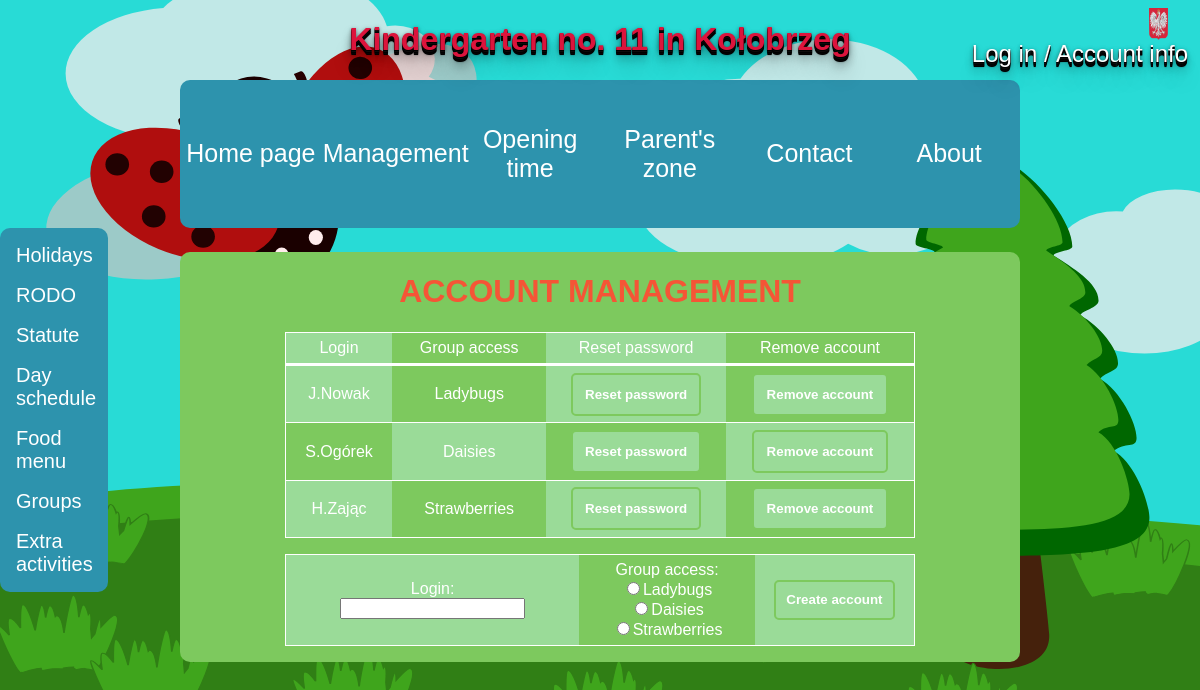
Screenshot of /PAGES/management.php (signed in) with the database file from the repository.
### tables this page shows
CREATE TABLE `accounts` (
  `id` int(10) UNSIGNED NOT NULL,
  `Account_types_id` int(10) UNSIGNED NOT NULL,
  `Groups_id` int(10) UNSIGNED DEFAULT NULL,
  `login` varchar(45) NOT NULL,
  `passphrase` varchar(255) NOT NULL
);

CREATE TABLE `groups` (
  `id` int(10) UNSIGNED NOT NULL,
  `name` varchar(20) NOT NULL,
  `details` varchar(255) DEFAULT NULL
);

### PAGES/management.php (the view, shortened to what this page needs)
<!DOCTYPE html>
<html>
<head>
<link rel="stylesheet" type="text/css" href="../CSS/style.css">
</head>
<body>
<div id="container">
<div id="baner">
<h1>Kindergarten no. 11 in Kołobrzeg</h1>
    <div id="left_top">
        <img src="../IMAGES/godlo.png" id="godlo">
        <a href="login.php" id="logowanie">Log in / Account info</a>
    </div>
</div>
<div id="menu">
<table id="tabela_menu">
<tr>
<td><a href="index.html">Home page</a></td>
<td><a href="management.php">Management</a></td>
<td><a href="hours.html">Opening time </a></td>
<td><a href="parents.php">Parent's zone</a></td>
<td><a href="contact.html">Contact</a></td>
<td><a href="about.html">About</a></td>
</tr>
</table>
</div>
<div id="left">
<table id="tabela_left">
<tr>
<td><a href="holidays.html" id="holidays">Holidays</a></td>
</tr>
<tr>
<td><a href="" id="rodoo">RODO</a></td>
</tr>
<tr>
<td><a href="statut.html" id="statute">Statute</a></td>
</tr>
<tr>
<td><a href="day.html" id="schedule">Day schedule</a></td>
</tr>
<tr>
<td><a href="food.html" id="foodd">Food menu</a></td>
</tr>
<tr>
<td><a href="groups.html" id="groups">Groups</a></td>
</tr>
<tr>
<td><a href="extra.html" id="activities">Extra activities</a></td>
</tr>
</table>
</div>
<div id="mid">
<h1 id="group">ACCOUNT MANAGEMENT</h1>
<?php
    $conn = mysqli_connect("127.0.0.1", "root", "", "przedszkole_Adamczyk_Chojnacki");
    if (!$conn) {
        echo "Couldn't connect to database.";
    }
    else {
        echo "<p><table class='group_info'>";
        $_query1 = "SELECT `accounts`.`id` as 'id', `groups`.`name` as 'group_name', `login` FROM accounts
        JOIN groups ON Groups_id = `groups`.`id`;";
        $query = mysqli_query($conn, $_query1);
        echo "
        <tr class='group_info'>
            <td class='group_info'>Login</td>
            <td class='group_info_2'>Group access</td>
            <td class='group_info'>Reset password</td>
            <td class='group_info_2'>Remove account</td>
        </tr>";
        $light = FALSE;
        while ($row = mysqli_fetch_array($query)) {
            echo "<tr class='group_info_2'>";
            if ($light) {
                echo "
                <td class='group_info_2'>".$row['login']."</td>
                <td class='group_info'>".$row['group_name']."</td>
                <td class='group_info_2'><form method='POST'>
                <input type='hidden' name='account_id' value='".$row['id']."'>
                <input class='submit_button' type='submit' name='reset_password' value='Reset password'>
                </form></td>
                <td class='group_info'><form method='POST'>
                <input type='hidden' name='account_id' value='".$row['id']."'>";
                if ($row['id'] == $_SESSION['account_id']) echo "You can't remove your own account.";
                else echo "<input class='submit_button' type='submit' name='remove_account' value='Remove account'>";
                echo "</form></td>";
            }
            else {
                echo "
                <td class='group_info'>".$row['login']."</td>
                <td class='group_info_2'>".$row['group_name']."</td>
                <td class='group_info'><form method='POST'>
                <input type='hidden' name='account_id' value='".$row['id']."'>
                <input class='submit_button' type='submit' name='reset_password' value='Reset password'>
                </form></td>
                <td class='group_info_2'><form method='POST'>
                <input type='hidden' name='account_id' value='".$row['id']."'>";
                if ($row['id'] == $_SESSION['account_id']) echo "You can't remove your own account.";
                else echo "<input class='submit_button' type='submit' name='remove_account' value='Remove account'>";
                echo "</form></td>";
            }
            echo "</tr>";
            $light = !$light;
        }
        echo "</table>";
        echo "</p><p><form method='POST'><table class='group_info'>
        <tr class='group_info_2'>
            <td class='group_info'>Login:<br><input type='text' name='login'></td>
            <td class='group_info_2'>Group access:<br>
            <label><input type='radio' name='group_access' value='1'>Ladybugs</label><br>
            <label><input type='radio' name='group_access' value='2'>Daisies</label><br>
            <label><input type='radio' name='group_access' value='3'>Strawberries</label></td>
            <td class='group_info'><input type='submit' class='submit_button' name='create_account' value='Create account'></td>
        </tr></table></form></p>";
    }
?>
</div>
</div>
</body>
</html>

### CSS/style.css (style rules this page uses)
* { font-family: 'Arial'; }
body { background-image: url('../IMAGES/bg_export.svg'); background-repeat: no-repeat; background-size: cover; background-color: #307f15ff; }
#container { height: 100%; position: absolute; top: 0; left: 0; width: 100%; }
#baner { text-align: center; font-family: 'Franklin Gothic Medium'; color:#DC143C; text-shadow: 0 1px 0 #000000, 0 2px 0 #0e0b0b, 0 3px 0 #000000, 0 4px 0 #050303, 0 5px 0 #000000, 0 6px 1px rgba(0,0,0,.1), 0 0 5px rgba(0,0,0,.1), 0 1px 3px rgba(0,0,0,.3), 0 3px 5px rgba(0,0,0,.2), 0 5px 10px rgba(0,0,0,.25), 0 10px 10px rgba(0,0,0,.2), 0 20px 20px rgba(0,0,0,.15); }
#tabela_menu { padding-top: 5%; padding-bottom: 5%; font-size: 25px; width: 100%; table-layout: fixed; }
td { text-align: center; }
#menu { text-align: center; background-color: #2D93AD; width: 70%; margin-left: 15%; border-radius: 10px; max-height: 20%; }
#godlo { height: 100%; margin-right: 20px; margin-left: 20px; float: right; }
#logowanie { font-size: 150%; float: right; vertical-align: middle; }
a:link { color: white; }
a { text-decoration: none; }
#left_top { position: absolute; top: 1%; right: 1%; width: 20%; height: 4%; text-align: left; }
#left { background-color:#2D93AD; width: 9%; color: white; border-radius: 10px; float: left; }
#tabela_left { border-spacing: 15px; font-size: 20px; }
#holidays,#schedule,#rodo,#statute,#foodd,#groups,#activities,#rodoo { float: left; text-align: left; }
#mid { background-color: #7DC95E; border-radius: 10px; color: white; margin-top: 2%; position: absolute; width: 70%; left: 15%; margin-bottom: 5%; }
#group { text-align: center; color: #F55536; }
#foodd { color:white; }
img { width: 8%; height: 14%; }
table.group_info { border-color: white; border-style: solid; border-width: 1px; margin-left: auto; margin-right: auto; width: 75%; border-collapse: collapse; }
td.group_info { background-color: #9ADB98; padding: 1%; }
td.group_info_2 { padding: 1%; }
tr.group_info { border-bottom-color: white; border-bottom-style: solid; border-bottom-width: 3px; }
tr.group_info_2 { border-bottom-color: white; border-bottom-style: solid; border-bottom-width: 1px; }
.submit_button { background-color: #9ADB98; font-weight: bold; border-radius: 5px; color: white; border: none; padding: 7%; border-color: #7DC95E; border-style: solid; border-width: 2px; }

### rows the page displays
accounts: login "J.Nowak", Groups.name "Ladybugs"
accounts: login "S.Ogórek", Groups.name "Daisies"
accounts: login "H.Zając", Groups.name "Strawberries"
